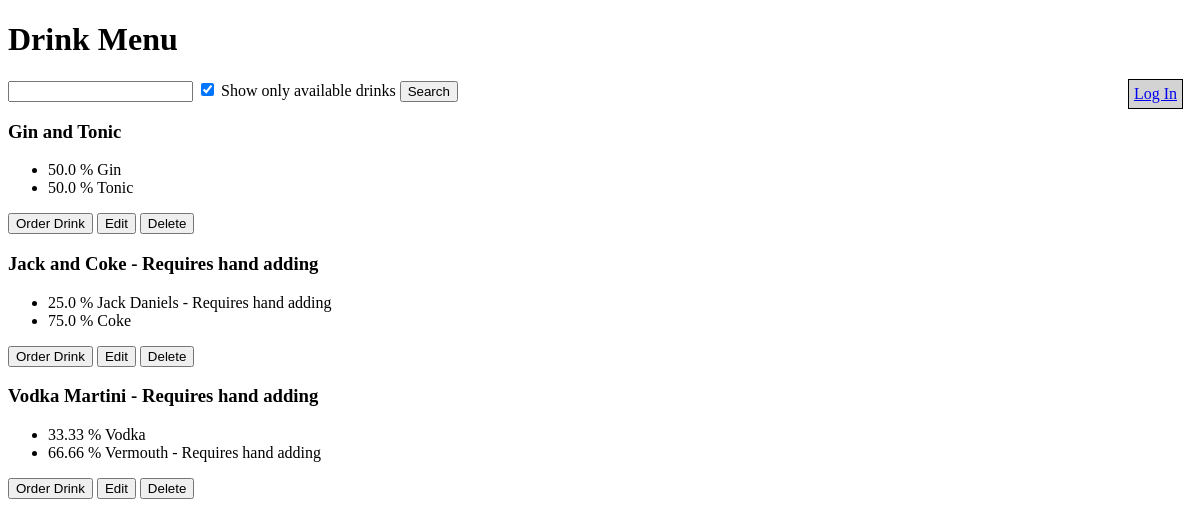
The app's page /db with its own data.
### dbModels.py (models this page shows, shortened)
class Drink(db.Model):
    __tablename__ = 'Drinks'
    id = db.Column(db.Integer, primary_key=True)
    name = db.Column(db.String(80), unique=True)
    price = db.Column(db.Float)
    def available(self):#returns True if all ingredients required are in Inventory
        for ing in self.mixes:
            if (not ing.liquid.available()):
                return False
        return True
    def all_in_bot(self):#returns True if all ingredients required are in robot
        for ing in self.mixes:
            if(not ing.liquid.in_bot()):
                return False
        return True

class Mix(db.Model):
    __tablename__ = 'Mix'
    id = db.Column(db.Integer, primary_key=True)
    drink_id = db.Column('drink_id', db.Integer, db.ForeignKey('Drinks.id'))
    drink = db.relationship('Drink', backref=db.backref('mixes', lazy='dynamic', cascade='all, delete'), primaryjoin = (Drink.id == drink_id))
    liquid_id = db.Column(db.Integer, db.ForeignKey('Liquids.id'))
    liquid = db.relationship('Liquid', backref=db.backref('mixes', lazy='dynamic'), primaryjoin = (Liquid.id == liquid_id))
    amount = db.Column(db.Float)#percentage

class Liquid(db.Model):
    __tablename__ = 'Liquids'
    id = db.Column(db.Integer, primary_key=True )
    name = db.Column(db.String(80), unique=True)
    inventory = db.relationship('Inventory', backref="liquid", primaryjoin = (Inventory.liquid_id == id))
    def available(self):#True if Liquid is in Inventory, else False
        if(self.inventory):
            return True
        else:
            return False
    def in_bot(self):#True if Liquid is in Inventory and assigned a slot in robot
        if( self.available() and self.inventory[0].slot is not None):
            return True
        else:
            return False

### views.py (the view)
@app.route('/db', methods=['GET', 'POST'])
def drinkBot():
    if (request.method == 'POST'):#post method means user used searchbar
        if (request.form.get("availableOnly")):#availableOnly checkbox is checked
            availableOnly = True
        else:
            availableOnly = False
        return render_template("drinkBot.html", drinks = Drink.query.filter(Drink.name.like('%' + request.form["search"] + '%')).all(), availableOnly = availableOnly)
    else:#serve up normal page that lists all available drinks
        availableOnly = request.args.get("availableOnly")#check if URL has availableOnly set
        if availableOnly is None or availableOnly != "False":
            availableOnly = True# show available only by default
        else:
            availableOnly = False
        return render_template("drinkBot.html", drinks = Drink.query.all(), availableOnly = availableOnly )

### views.py (called while the page is built)
@app.before_request
def before_request():
    g.user = current_user

### templates/drinkBot.html (shortened to what this page needs)
<!DOCTYPE html>
<html lang="en">
<head>
  <link rel="stylesheet" href="/static/drinkBot.css"/>
  <link rel="stylesheet" href="/static/adminBar.css"/>
</head>
<body>
	<h1>Drink Menu</h1>
    {% include "adminBar.html" %}
    <form id="searchForm" action="" method="POST">
		<input id="search" name="search" type="text"/>
		<input id="availableOnly" name="availableOnly" type="checkbox" value="True" checked="True"/>
		<label for="availableOnly">Show only available drinks</label>
		<input type="submit" name="searchBtn" id="searchBtn" value="Search"/>
	</form>
	<div id="drinks" class="floatLeft">
	{% for drink in drinks %}
	{% if not availableOnly or drink.available() %}
        <h3 class="drink">{{drink.name}}
        {% if not drink.available() %} <span class='unavailable'> - Unavailable</span>
        {% elif not drink.all_in_bot() %} <span class='handAdd'> - Requires hand adding</span>
        {% endif %} </h3>
        <div class="ingredients">
            <form name="orderForm" orderURL="{{url_for("order")}}" saveURL="{{url_for("confirm_recipe")}}" deleteURL="{{url_for("delete_recipe")}}" action="{{url_for("order")}}" method="POST" class="orderForm" onSubmit="return validateForm(this);">
                <ul>
                {% for ing in drink.mixes	%}
                    <li>{{ing.amount}} % {{ing.liquid.name}}
                    {% if not ing.liquid.available() %}
                    <span class='unavailable'> - Unavailable</span>
                    {% elif not ing.liquid.in_bot() %}
                    <span class='handAdd'> - Requires hand adding</span>
                    {% endif %}
                    </li>
                {% endfor %}
                </ul>
                <input type="submit" value="Order Drink" class="order" id=" {{drink.id}} "/>
                <button class="editOrder" id="editOrder" name="editOrder">Edit</button>
                <button class="deleteDrink" id="deleteDrink" name="deleteDrink">Delete</button>
            </form>
        </div>
	{% endif %}
	{% endfor %}
	</div>
</body>
</html>

### templates/adminBar.html
<div id="adminPanel" class="floatRight">
    {% if g.user.is_authenticated() %}
    <h3>{{g.user.username}} is logged in</h3>
    <ul class="adminOptions">
    <li><a href="{{url_for('logout')}}">Log Out</a></li>
    <li><a href="{{url_for('inventory')}}">Inventory</a></li>
    <li><a href="{{url_for('drinkBot')}}">Menu</a></li>
    </ul>
    {% else %}
    <a href="{{url_for('login')}}">Log In</a>
    {% endif %}
</div>

### static/drinkBot.css (style rules this page uses)
.floatLeft { float:left; }
.floatRight { float:right; }

### static/adminBar.css (style rules this page uses)
.floatLeft { float:left; }
.floatRight { float:right; }
#adminPanel { outline: black solid thin; margin-right: 10px; padding: 5px; background: lightgrey; }

### records on screen
Drink: name "Gin and Tonic"
Mix: amount "50.0", liquid.name "Gin"
Mix: amount "50.0", liquid.name "Tonic"
Drink: name "Jack and Coke", shows "- Requires hand adding"
Mix: amount "25.0", liquid.name "Jack Daniels", shows "- Requires hand adding"
Mix: amount "75.0", liquid.name "Coke"
Drink: name "Vodka Martini", shows "- Requires hand adding"
Mix: amount "33.33", liquid.name "Vodka"
Mix: amount "66.66", liquid.name "Vermouth", shows "- Requires hand adding"
